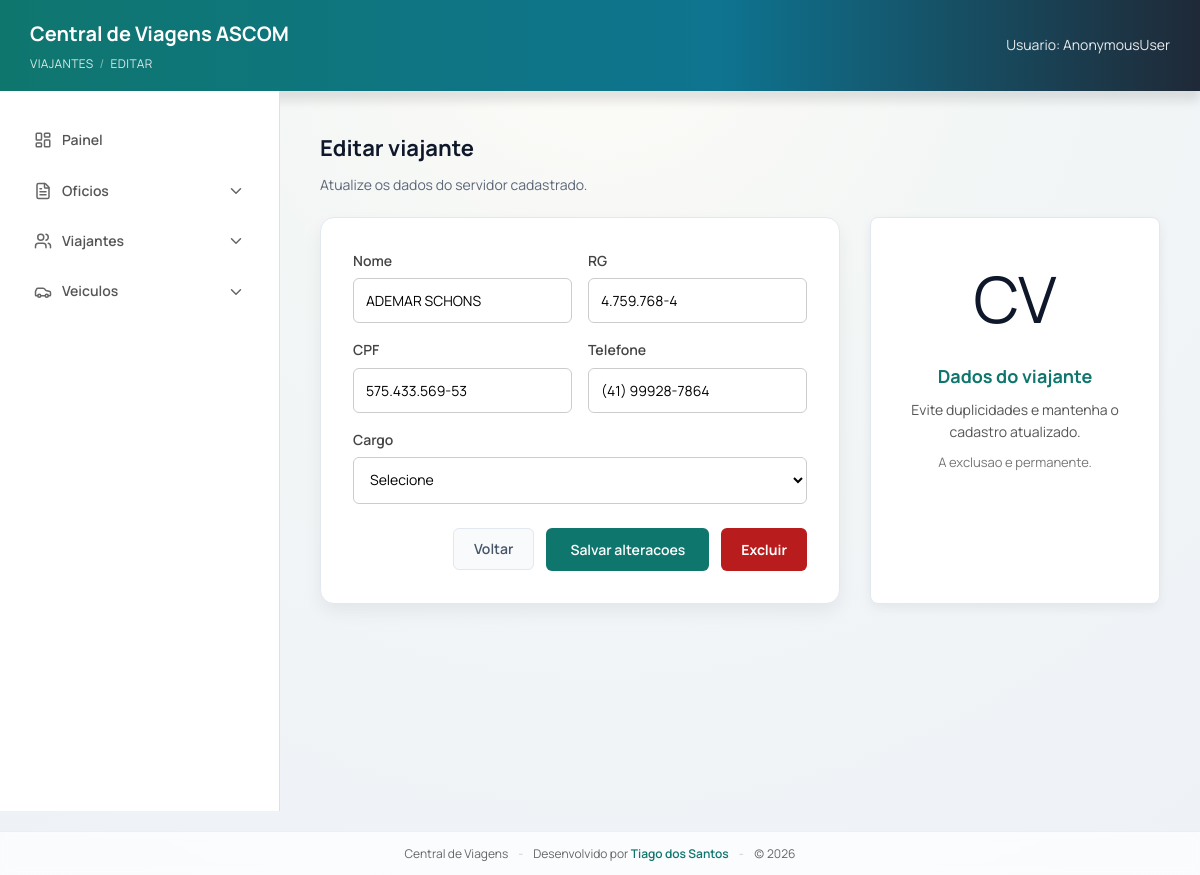
Before: /viajantes/1/editar/ with the older database file.
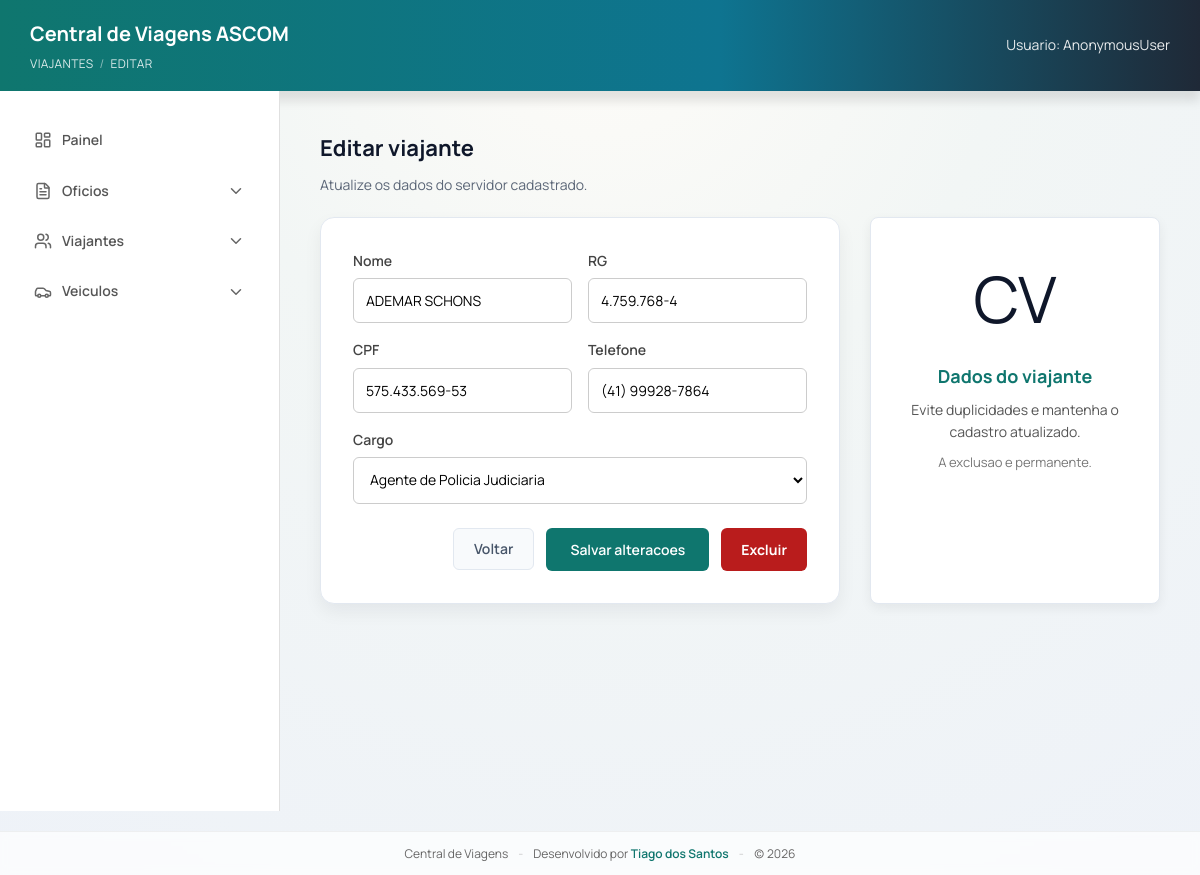
After: the same page with the newer database file.
### viagens/models.py (models this page shows, shortened)
class Viajante(models.Model):
    nome = models.CharField(max_length=200)
    rg = models.CharField(max_length=50)
    cpf = models.CharField(max_length=50)
    cargo = models.CharField(max_length=120)
    telefone = models.CharField(max_length=30, blank=True)

### viagens/views.py (the view, shortened to what this page needs)
# urls.py: path("viajantes/<int:viajante_id>/editar/", views.viajante_editar, name="viajante_editar"),
@require_http_methods(["GET", "POST"])
def viajante_editar(request, viajante_id: int):
    viajante = get_object_or_404(Viajante, id=viajante_id)
    erros = {}
    return render(
        request,
        "viagens/viajante_edit.html",
        {"viajante": viajante, "erros": erros, "cargo_choices": _get_cargo_choices()},
    )

### viagens/views.py (called while the page is built)
def _get_cargo_choices() -> list[str]:
    custom = getattr(settings, "CARGO_CHOICES", None)
    if custom:
        return list(custom)
    return list(DEFAULT_CARGO_CHOICES)

### viagens/templates/viagens/viajante_edit.html (shortened to what this page needs)
{% extends "viagens/base.html" %}
{% block breadcrumb %}
  Viajantes <span class="breadcrumb-sep">/</span> Editar
{% endblock %}
{% block content %}
  <h2 class="page-title">Editar viajante</h2>
  <p class="page-subtitle">Atualize os dados do servidor cadastrado.</p>
  <div class="page-grid">
    <div class="card">
      <form method="post">
        <section class="grid">
          <label>
            Nome
            <input type="text" name="nome" value="{{ viajante.nome }}" required />
          </label>
          <label>
            RG
            <input type="text" name="rg" value="{{ viajante.rg }}" required />
          </label>
          <label>
            CPF
            <input type="text" name="cpf" value="{{ viajante.cpf }}" required />
          </label>
          <label>
            Telefone
            <input type="text" name="telefone" value="{{ viajante.telefone }}" />
          </label>
          <label class="full">
            Cargo
            <select name="cargo" required>
              <option value="">Selecione</option>
              {% for cargo in cargo_choices %}
                <option value="{{ cargo }}" {% if cargo == viajante.cargo %}selected{% endif %}>{{ cargo }}</option>
              {% endfor %}
            </select>
          </label>
        </section>
        <div class="wizard-actions">
          <a class="btn-clear" href="{% url 'viajantes_lista' %}">Voltar</a>
          <button class="btn-primary" type="submit">Salvar alteracoes</button>
          <button class="btn-danger" type="button" data-confirm-open="#confirmDeleteViajante">Excluir</button>
        </div>
      </form>
    </div>
    <div class="illustration-card">
      <div class="icon">CV</div>
      <h3>Dados do viajante</h3>
      <p>Evite duplicidades e mantenha o cadastro atualizado.</p>
      <p class="muted">A exclusao e permanente.</p>
    </div>
  </div>
{% endblock %}

Changed rows visible on the page:
changed Viajante "ADEMAR SCHONS": cargo (not shown) → "Agente de Policia Judiciaria"
Other visible differences:
form field cargo: "Selecione" → (not shown)
